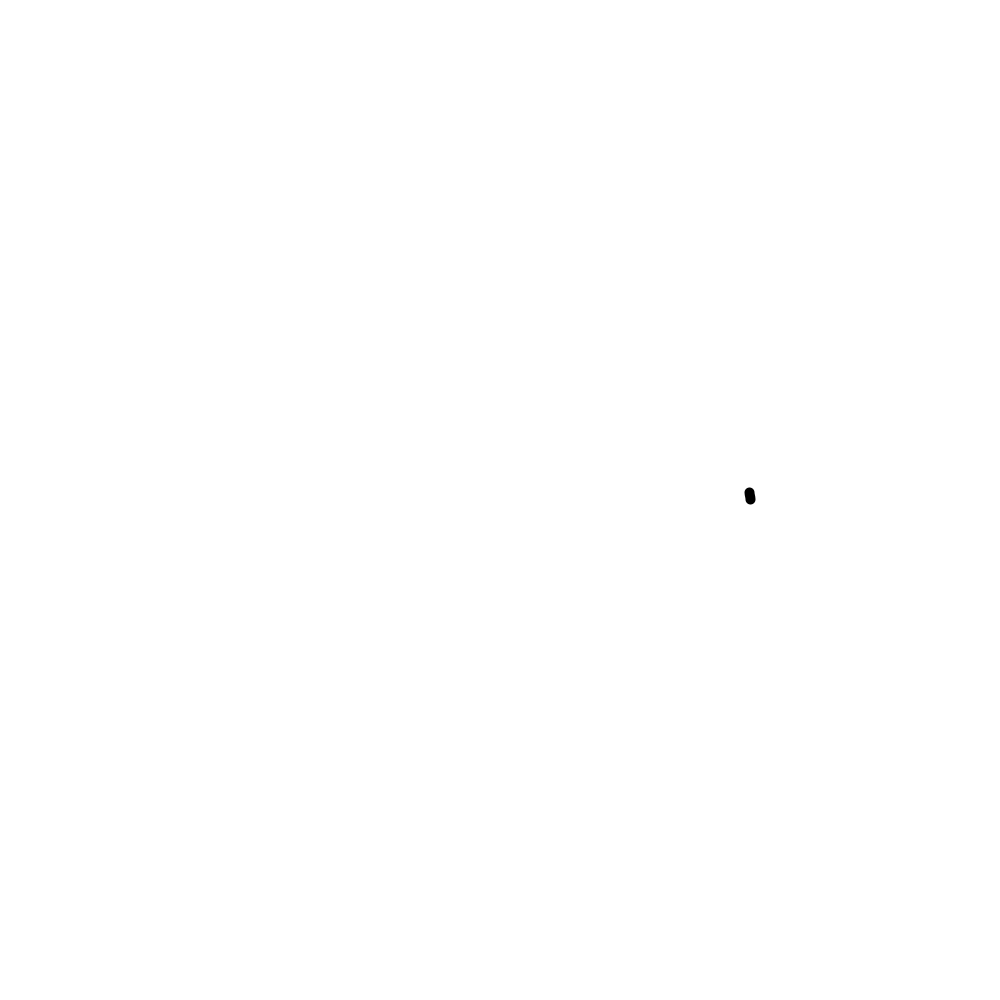
Frame 1 (no input)
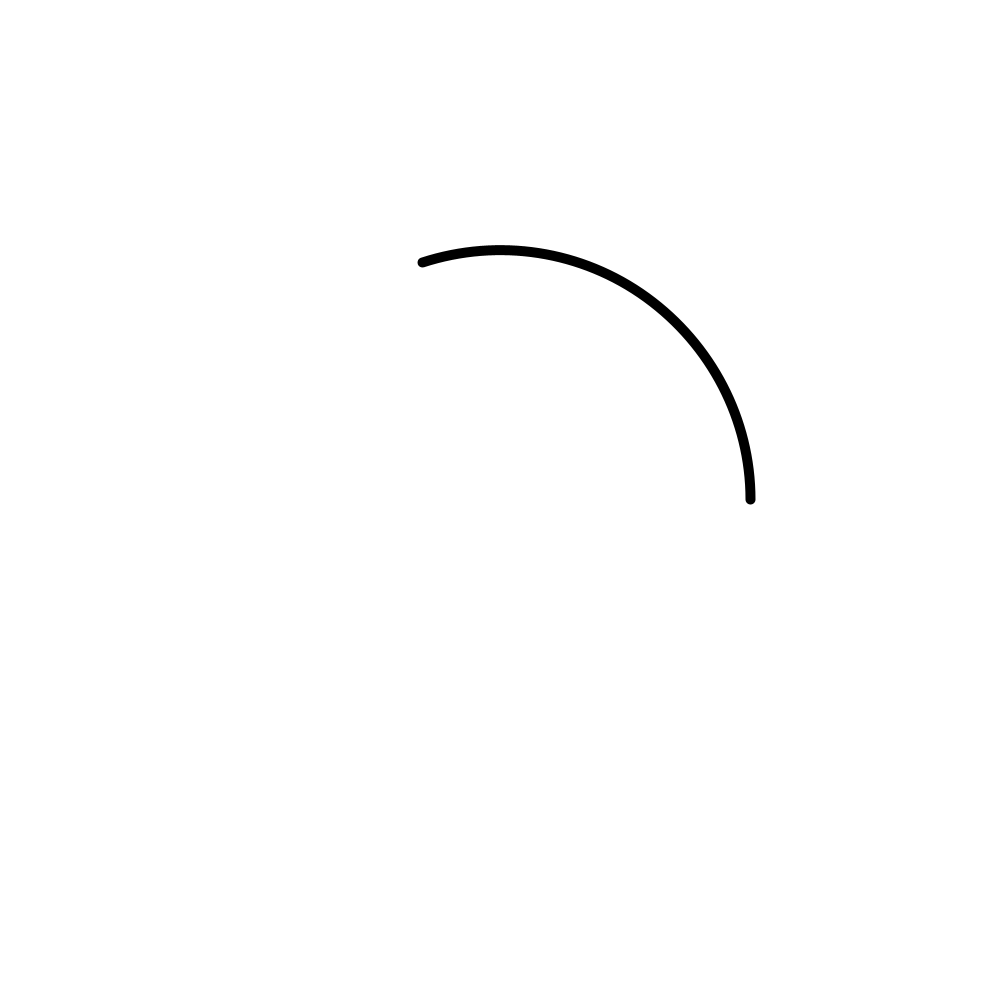
Frame 60 (the mouse pressed at the canvas centre just before this capture)
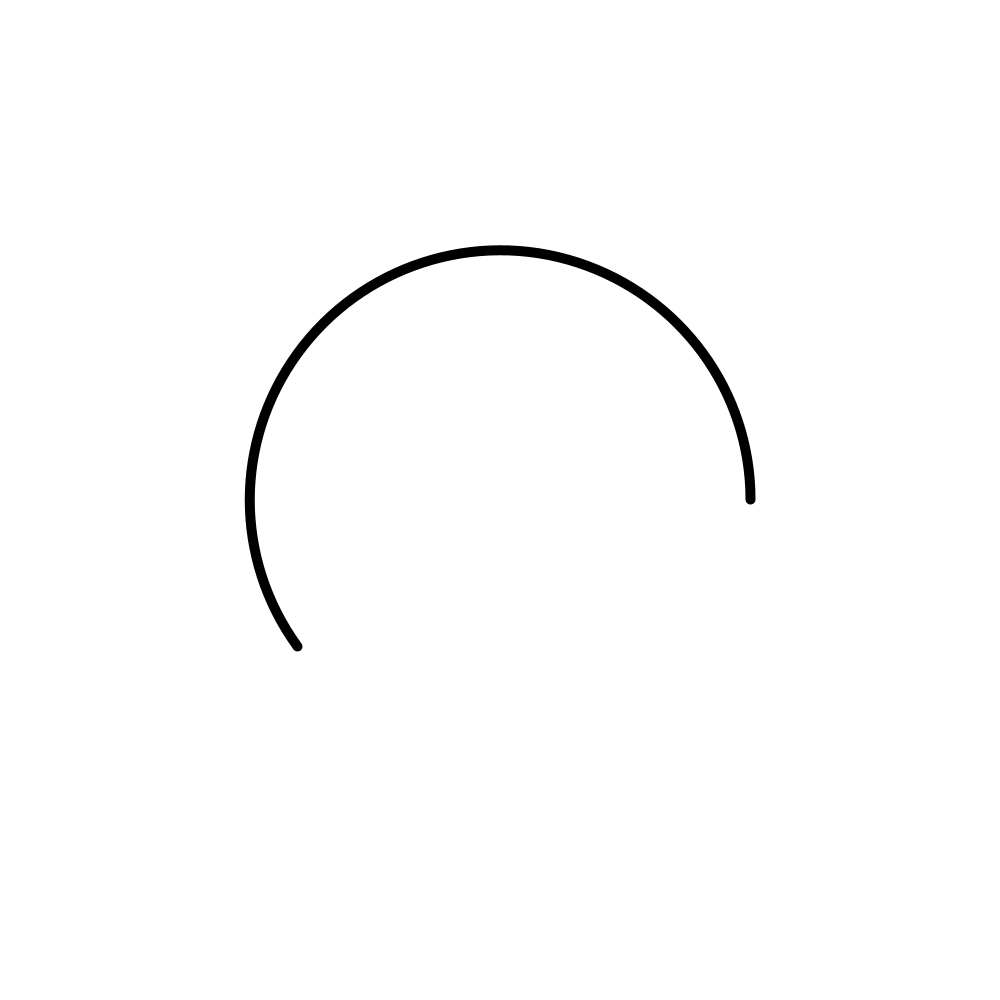
Frame 120 (the mouse held since frame 60 and released just before this capture)

The Processing sketch that drew these frames (run headless with seeded random() and noise(); from frame 60 on, the mouse is pressed at the canvas centre):

// Processing sketch: loading_circle
// ── loading_circle.pde
 //<>//
//size of the screen
int size = 1000;

// Stuff for load
float len = 0;
//speed should be a small multiple of pi for best results
final float speed = PI/100;
boolean growth = true;
boolean clockwise = false;
//

void settings() {
  size(size, size);
}

void setup() {
  background(255);
}

void draw() {
  load();
}

void load() {

  if (growth && len <= 2*PI)
    len += speed;
  else {
    growth = false;
    len -= speed;
    if (len <= 0) {
      len = 0;
      growth = true;
    }
  }

  background(0);
  background(255);
  beginShape();
  stroke(0);
  strokeWeight(10);
  if (clockwise)
    arc(size/2, size/2, size/2, size/2, 0, len);
  else
    arc(size/2, size/2, size/2, size/2, 2*PI - len, 2*PI);
   endShape();
}
